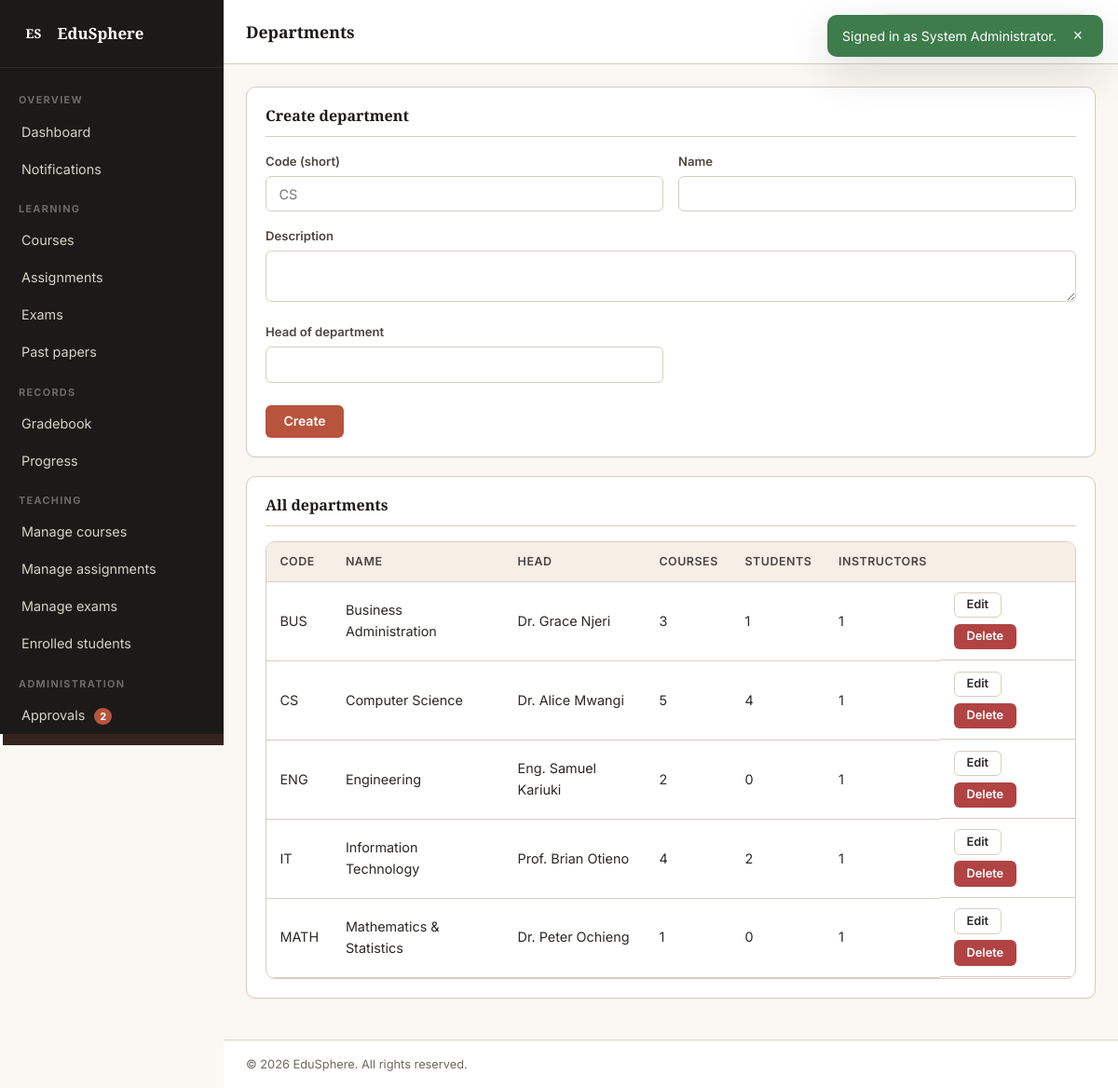
Page /pages/departments.php (signed in) on the committed database.
### tables this page shows
CREATE TABLE departments (
    id INT AUTO_INCREMENT PRIMARY KEY,
    code VARCHAR(20) UNIQUE NOT NULL,
    name VARCHAR(150) NOT NULL,
    description TEXT,
    head_name VARCHAR(120) DEFAULT NULL,
    created_at TIMESTAMP DEFAULT CURRENT_TIMESTAMP
);

### includes/helpers.php (called while the page is built, shortened)
<?php
function e($v)   { return htmlspecialchars((string)$v, ENT_QUOTES, 'UTF-8'); }

### pages/departments.php (the view, shortened to what this page needs)
<?php
$conn = db();
$edit = null;
$departments = $conn->query("
    SELECT d.*,
      (SELECT COUNT(*) FROM courses WHERE department_id=d.id) AS course_count,
      (SELECT COUNT(*) FROM users WHERE department_id=d.id AND role='student') AS student_count,
      (SELECT COUNT(*) FROM users WHERE department_id=d.id AND role='instructor') AS instructor_count
    FROM departments d ORDER BY d.name
")->fetch_all(MYSQLI_ASSOC);
include __DIR__ . '/../includes/header.php';
?>
<section class="panel">
    <header class="panel__head"><h3><?php echo $edit ? 'Edit department' : 'Create department'; ?></h3></header>
    <form method="post" class="form form--grid">
        <label class="field"><span class="field__label">Code (short)</span>
            <input class="field__input" name="code" required value="<?php echo e($edit['code'] ?? ''); ?>" placeholder="CS"></label>
        <label class="field"><span class="field__label">Name</span>
            <input class="field__input" name="name" required value="<?php echo e($edit['name'] ?? ''); ?>"></label>
        <label class="field field--wide"><span class="field__label">Description</span>
            <textarea class="field__input" name="description" rows="2"><?php echo e($edit['description'] ?? ''); ?></textarea></label>
        <label class="field"><span class="field__label">Head of department</span>
            <input class="field__input" name="head_name" value="<?php echo e($edit['head_name'] ?? ''); ?>"></label>
        <div class="form__actions">
            <button class="btn btn--primary" type="submit"><?php echo $edit ? 'Update' : 'Create'; ?></button>
        </div>
    </form>
</section>
<section class="panel">
    <header class="panel__head"><h3>All departments</h3></header>
    <div class="table-wrap">
        <table class="table">
            <thead><tr><th>Code</th><th>Name</th><th>Head</th><th>Courses</th><th>Students</th><th>Instructors</th><th></th></tr></thead>
            <tbody>
            <?php foreach ($departments as $d): ?>
                <tr>
                    <td><?php echo e($d['code']); ?></td>
                    <td><?php echo e($d['name']); ?></td>
                    <td><?php echo e($d['head_name'] ?: '—'); ?></td>
                    <td><?php echo (int)$d['course_count']; ?></td>
                    <td><?php echo (int)$d['student_count']; ?></td>
                    <td><?php echo (int)$d['instructor_count']; ?></td>
                    <td class="table__actions">
                        <a class="btn btn--ghost btn--sm" href="?edit=<?php echo (int)$d['id']; ?>">Edit</a>
                        <form method="post" style="display:inline" onsubmit="return confirm('Delete this department? Courses will lose their department link.');">
                            <button class="btn btn--danger btn--sm" type="submit">Delete</button>
                        </form>
                    </td>
                </tr>
            <?php endforeach; ?>
            </tbody>
        </table>
    </div>
</section>
<?php include __DIR__ . '/../includes/footer.php'; ?>

### assets/css/base.css (style rules this page uses)
:root { --ink-900: #1c1a18; --ink-700: #2b2825; --ink-500: #4a4540; --ink-400: #6f6862; --ink-300: #a1998f; --ink-200: #d6cec2; --paper-50: #fbf8f3; --paper-100: #f5efe6; --paper-200: #ebe3d5; --paper-300: #d8cbb8; --rust-500: #b8543c; --rust-600: #9c4228; --rust-100: #f6e0d8; --amber-500: #d99b34; --amber-600: #b57d1f; --amber-100: #faeed0; --sage-500: #6b8a63; --sage-600: #53704c; --sage-100: #e3ecdf; --danger-500: #b14343; --danger-100: #f7dede; --success-500: #3e7c4b; --success-100: #dcecdc; --radius-sm: 6px; --radius-md: 10px; --radius-lg: 16px; --shadow-1: 0 1px 2px rgba(28,26,24,0.06); --shadow-2: 0 4px 16px rgba(28,26,24,0.08); --shadow-3: 0 16px 48px rgba(28,26,24,0.14); --font-sans: 'Inter', system-ui, -apple-system, 'Segoe UI', Roboto, sans-serif; --font-display: 'Source Serif 4', Georgia, serif; }
*, *::before, *::after { box-sizing: border-box; }
html, body { margin: 0; padding: 0; }
body { font-family: var(--font-sans); font-size: 15px; line-height: 1.55; color: var(--ink-700); background: var(--paper-50); -webkit-font-smoothing: antialiased; min-height: 100vh; }
a { color: var(--rust-600); text-decoration: none; }
h1,h2,h3,h4,h5 { font-family: var(--font-display); font-weight: 700; color: var(--ink-900); line-height: 1.25; margin: 0 0 0.4em; }
h3 { font-size: 1.1rem; }
.btn { display: inline-flex; align-items: center; justify-content: center; gap: 8px; padding: 0.6rem 1.15rem; font-family: inherit; font-size: 0.875rem; font-weight: 600; line-height: 1; border-radius: var(--radius-sm); border: 1px solid transparent; cursor: pointer; text-decoration: none; white-space: nowrap; transition: background 0.15s, color 0.15s, border-color 0.15s, transform 0.1s; }
.btn--primary { background: var(--rust-500); color: #fff; }
.btn--ghost { background: transparent; color: var(--ink-700); border-color: var(--ink-200); }
.btn--danger { background: var(--danger-500); color: #fff; }
.btn--sm { padding: 0.4rem 0.8rem; font-size: 0.8rem; }
.form { display: block; }
.form--grid { display: grid; grid-template-columns: repeat(2, 1fr); gap: 1rem; }
.field { display: block; }
.field--wide { grid-column: 1 / -1; }
.field__label { display: block; font-size: 0.82rem; font-weight: 600; color: var(--ink-500); margin-bottom: 0.35rem; }
.field__input { width: 100%; padding: 0.6rem 0.85rem; font-family: inherit; font-size: 0.9rem; color: var(--ink-700); background: #fff; border: 1px solid var(--ink-200); border-radius: var(--radius-sm); transition: border-color 0.15s, box-shadow 0.15s; }
.form__actions { display: flex; gap: 0.5rem; grid-column: 1 / -1; margin-top: 0.5rem; }
.table-wrap { overflow-x: auto; border: 1px solid var(--ink-200); border-radius: var(--radius-md); }
.table { width: 100%; border-collapse: collapse; font-size: 0.9rem; }
.table th, .table td { padding: 0.7rem 0.9rem; text-align: left; border-bottom: 1px solid var(--ink-200); }
.table th { background: var(--paper-100); font-weight: 600; color: var(--ink-500); font-size: 0.78rem; text-transform: uppercase; letter-spacing: 0.04em; }
.table__actions { display: flex; gap: 0.4rem; flex-wrap: wrap; }

### assets/css/layout.css (style rules this page uses)
.nav-badge { display: inline-block; margin-left: 6px; padding: 1px 6px; font-size: 0.68rem; font-weight: 700; background: var(--rust-500); color: #fff; border-radius: 999px; vertical-align: middle; }

### assets/css/components.css (style rules this page uses)
.panel { background: #fff; border: 1px solid var(--ink-200); border-radius: var(--radius-md); padding: 1.25rem; margin-bottom: 1.25rem; box-shadow: var(--shadow-1); }
.panel__head { display: flex; align-items: center; justify-content: space-between; margin-bottom: 1rem; padding-bottom: 0.75rem; border-bottom: 1px solid var(--ink-200); }
.panel__head h3 { margin: 0; font-size: 1rem; }

### assets/css/admin.css (style rules this page uses)
.panel .table th:first-child { border-top-left-radius: var(--radius-md); }
.panel .table th:last-child { border-top-right-radius: var(--radius-md); }

### rows in the picture
departments: code "BUS", name "Business Administration", head_name "Dr. Grace Njeri", course_count "3", student_count "1", instructor_count "1"
departments: code "CS", name "Computer Science", head_name "Dr. Alice Mwangi", course_count "5", student_count "4", instructor_count "1"
departments: code "ENG", name "Engineering", head_name "Eng. Samuel Kariuki", course_count "2", student_count "0", instructor_count "1"
departments: code "IT", name "Information Technology", head_name "Prof. Brian Otieno", course_count "4", student_count "2", instructor_count "1"
departments: code "MATH", name "Mathematics & Statistics", head_name "Dr. Peter Ochieng", course_count "1", student_count "0", instructor_count "1"

### other values in the picture
$flash['message'] "Signed in as System Administrator."
SITE_NAME "EduSphere"
$label "Dashboard Notifications Courses Assignments Exams Past papers Gradebook Progress Manage courses Manage assignments Manage exams Enrolled students Approvals"
$suffix "2"
$__pageTitle "Departments"
